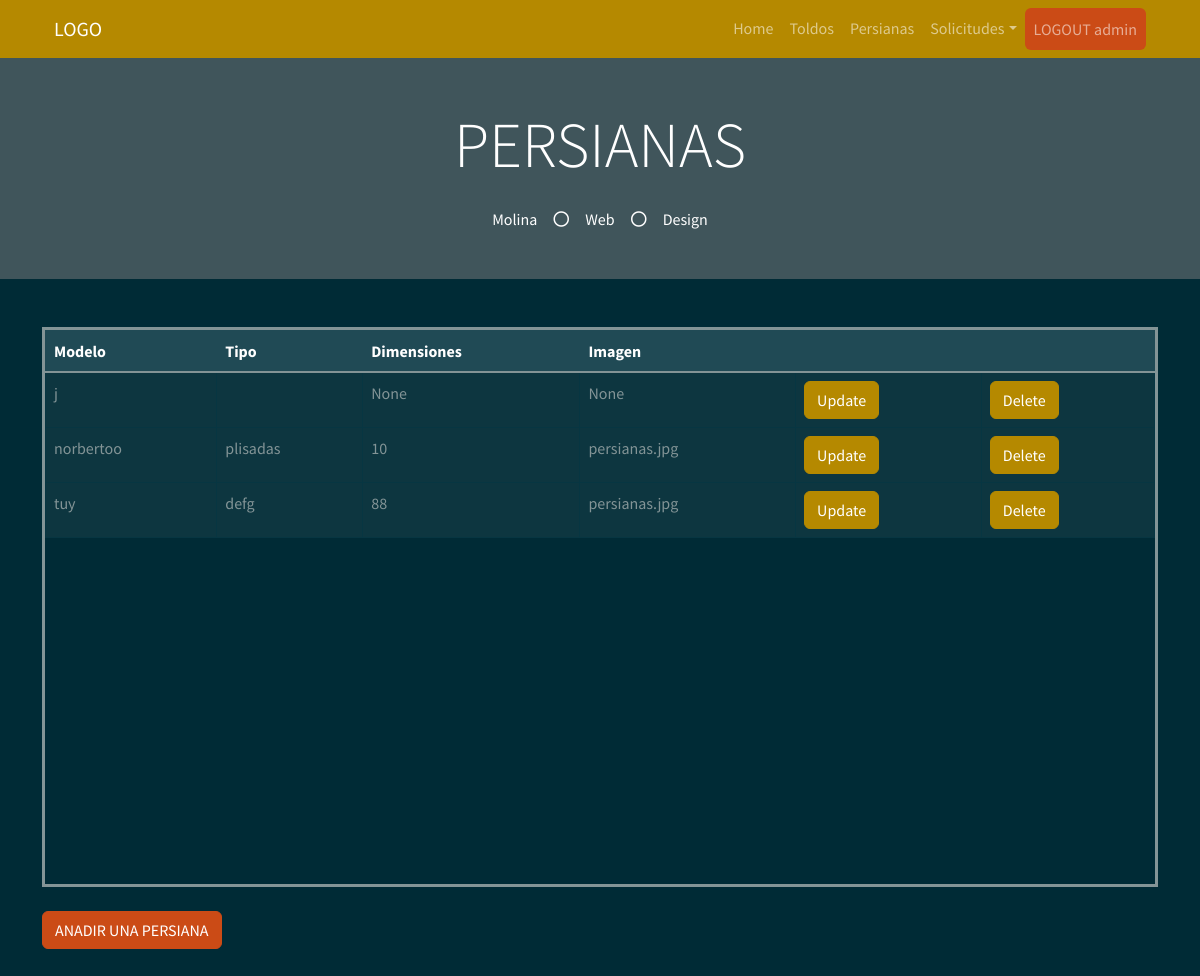
Page /persiana (signed in) on the earlier database version.
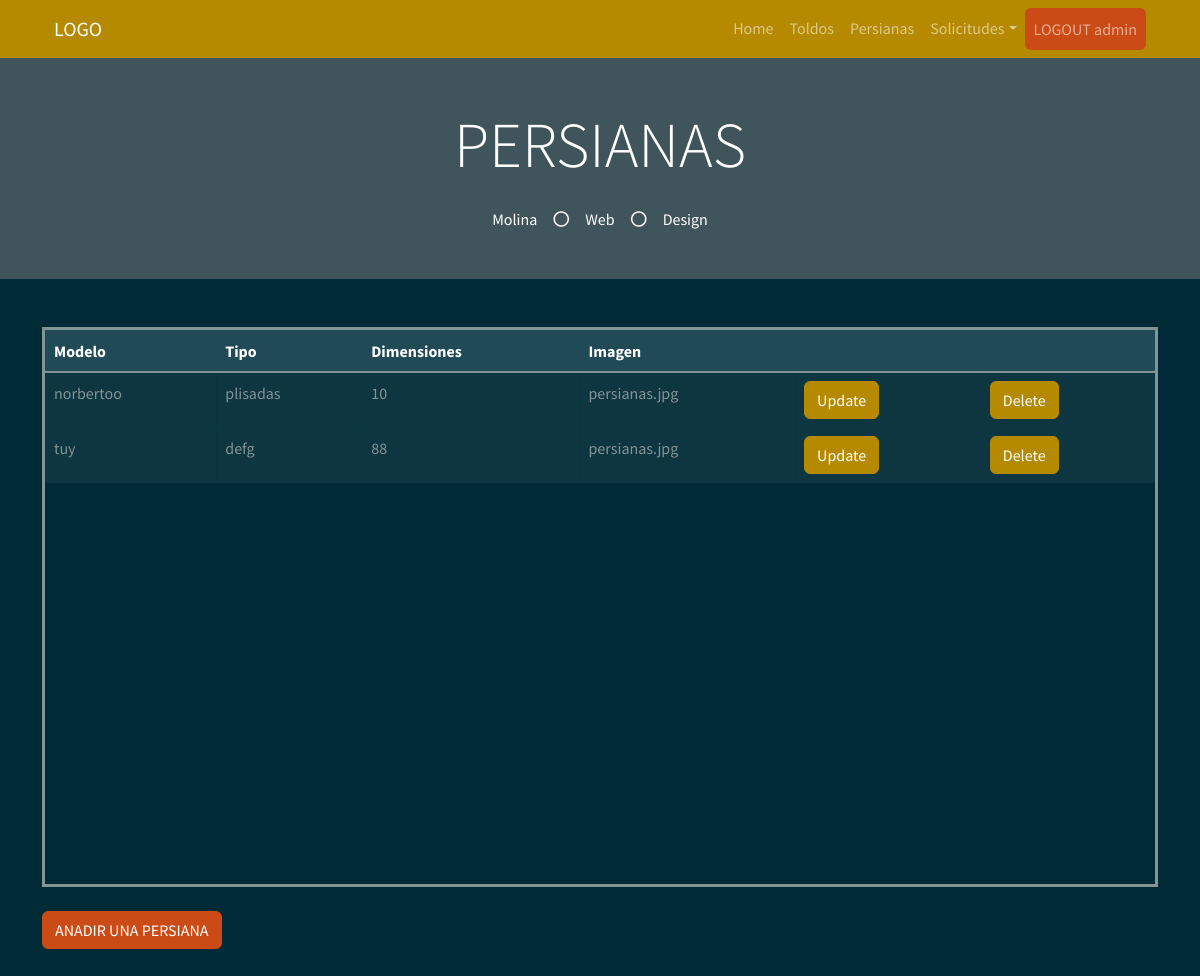
Same page on the later database version.
### myapp/models.py (models this page shows)
    class Persiana(db.Model):
        __tablename__ = "Persiana"  # Nombre de la tabla que se crea
        Persiana_id = db.Column("persiana_id", db.Integer, Sequence(
            'persiana_id_seq'),  primary_key=True)
        Modelo = db.Column(db.String(20))
        Tipo = db.Column(db.String(30))
        Dimensiones = db.Column(db.String(30))
        Imagen = db.Column(db.String(30))

### myapp/views.py (the view)
    @app.route("/persiana", methods=["GET", "POST"])
    def persiana():
        list_persiana = db_access["list_persianas"]
        persianas = list_persiana()
        usuario = session['usuario']
        usu = usuario
        return render_template("admin/persianas/persianas.html", persianas=persianas, usu=usu)

### myapp/templates/admin/persianas/persianas.html (shortened to what this page needs)
<!DOCTYPE html>
<html>
<head>
    <link href="https://cdn.jsdelivr.net/npm/bootstrap@5.1.3/dist/css/bootstrap.min.css" rel="stylesheet"
>
    <link rel="stylesheet" href="../static/style/bootstrap.min(8).css">
</head>
<body>
    {% include 'includes/navbar.html' %}
    <div class="jumbotron jumbotron-fluid bg-jumbotron" style=" background-color: rgba(128, 128, 128, 0.5);">
      <div class="container text-center py-5">
        <h3 class="text-white display-3 mb-4">PERSIANAS</h3>
        <div class="d-inline-flex align-items-center text-white">
          <p class="m-0">Molina</p>
          <i class="far fa-circle px-3"></i>
          <p class="m-0">Web</p>
          <i class="far fa-circle px-3"></i>
          <p class="m-0">Design</p>
        </div>
      </div>
    </div>
    <div class="container my-5">
        <div style=" overflow:auto;  height: 70vh; border-style: solid;">
          <table class="table table-bordered mx-auto">
            <thead class="table-dark">
              <tr class="table-active">
                <th>Modelo</th>
                <th>Tipo</th>
                <th>Dimensiones</th>
                <th>Imagen</th>
                <th></th>
                <th></th>
              </tr>
            </thead>
            <tbody>
              {% for persiana in persianas %}
              <tr>
                <td> {{ persiana.Modelo }} </td>
                <td> {{ persiana.Tipo }} </td>
                <td> {{ persiana.Dimensiones }} </td>
                <td> {{ persiana.Imagen }} </td>
                <td> <a class="btn btn-primary" href="/update_persiana/{{persiana.Persiana_id}}">Update</a></td>
                <td> <a class="btn btn-primary" href="/delete_persiana/{{persiana.Persiana_id}}">Delete</a></td>
              </tr>
              {% endfor %}
            </tbody>
          </table>
        </div>
        <br>
        <a href="/create_persiana" class="btn btn-warning">ANADIR UNA PERSIANA</a>
    </div>
</body>
</html>

Differences in the rows shown:
removed Persiana: Modelo "j", Dimensiones "None", Imagen "None"
